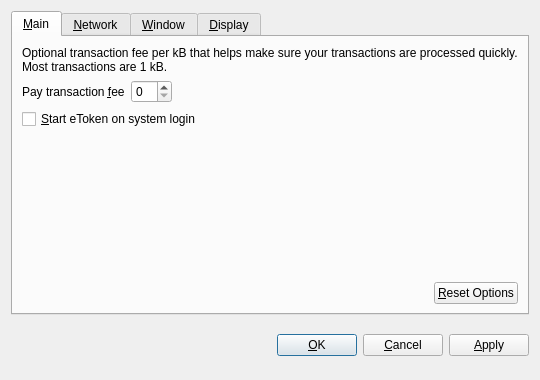
<?xml version="1.0" encoding="UTF-8"?>
<ui version="4.0">
 <class>OptionsDialog</class>
 <widget class="QDialog" name="OptionsDialog">
  <property name="geometry">
   <rect>
    <x>0</x>
    <y>0</y>
    <width>540</width>
    <height>380</height>
   </rect>
  </property>
  <property name="windowTitle">
   <string>Options</string>
  </property>
  <property name="modal">
   <bool>true</bool>
  </property>
  <layout class="QVBoxLayout" name="verticalLayout">
   <item>
    <widget class="QTabWidget" name="tabWidget">
     <property name="tabPosition">
      <enum>QTabWidget::North</enum>
     </property>
     <property name="currentIndex">
      <number>0</number>
     </property>
     <widget class="QWidget" name="tabMain">
      <attribute name="title">
       <string>&amp;Main</string>
      </attribute>
      <layout class="QVBoxLayout" name="verticalLayout_Main">
       <item>
        <widget class="QLabel" name="transactionFeeInfoLabel">
         <property name="text">
          <string>Optional transaction fee per kB that helps make sure your transactions are processed quickly. Most transactions are 1 kB.</string>
         </property>
         <property name="textFormat">
          <enum>Qt::PlainText</enum>
         </property>
         <property name="wordWrap">
          <bool>true</bool>
         </property>
        </widget>
       </item>
       <item>
        <layout class="QHBoxLayout" name="horizontalLayout_1_Main">
         <item>
          <widget class="QLabel" name="transactionFeeLabel">
           <property name="text">
            <string>Pay transaction &amp;fee</string>
           </property>
           <property name="textFormat">
            <enum>Qt::PlainText</enum>
           </property>
           <property name="buddy">
            <cstring>transactionFee</cstring>
           </property>
          </widget>
         </item>
         <item>
          <widget class="BitcoinAmountField" name="transactionFee"/>
         </item>
         <item>
          <spacer name="horizontalSpacer_1_Main">
           <property name="orientation">
            <enum>Qt::Horizontal</enum>
           </property>
           <property name="sizeHint" stdset="0">
            <size>
             <width>40</width>
             <height>20</height>
            </size>
           </property>
          </spacer>
         </item>
        </layout>
       </item>
       <item>
        <widget class="QCheckBox" name="bitcoinAtStartup">
         <property name="toolTip">
          <string>Automatically start eToken after logging in to the system.</string>
         </property>
         <property name="text">
          <string>&amp;Start eToken on system login</string>
         </property>
        </widget>
       </item>
       <item>
        <spacer name="verticalSpacer_Main">
         <property name="orientation">
          <enum>Qt::Vertical</enum>
         </property>
         <property name="sizeHint" stdset="0">
          <size>
           <width>20</width>
           <height>40</height>
          </size>
         </property>
        </spacer>
       </item>
       <item>
        <layout class="QHBoxLayout" name="horizontalLayout_2_Main">
         <item>
          <spacer name="horizontalSpacer_2_Main">
           <property name="orientation">
            <enum>Qt::Horizontal</enum>
           </property>
           <property name="sizeHint" stdset="0">
            <size>
             <width>40</width>
             <height>20</height>
            </size>
           </property>
          </spacer>
         </item>
         <item>
          <widget class="QPushButton" name="resetButton">
           <property name="toolTip">
            <string>Reset all client options to default.</string>
           </property>
           <property name="text">
            <string>&amp;Reset Options</string>
           </property>
           <property name="autoDefault">
            <bool>false</bool>
           </property>
          </widget>
         </item>
        </layout>
       </item>
      </layout>
     </widget>
     <widget class="QWidget" name="tabNetwork">
      <attribute name="title">
       <string>&amp;Network</string>
      </attribute>
      <layout class="QVBoxLayout" name="verticalLayout_Network">
       <item>
        <widget class="QCheckBox" name="mapPortUpnp">
         <property name="toolTip">
          <string>Automatically open the eToken client port on the router. This only works when your router supports UPnP and it is enabled.</string>
         </property>
         <property name="text">
          <string>Map port using &amp;UPnP</string>
         </property>
        </widget>
       </item>
       <item>
        <widget class="QCheckBox" name="connectSocks">
         <property name="toolTip">
          <string>Connect to the eToken network through a SOCKS proxy (e.g. when connecting through Tor).</string>
         </property>
         <property name="text">
          <string>&amp;Connect through SOCKS proxy:</string>
         </property>
        </widget>
       </item>
       <item>
        <layout class="QHBoxLayout" name="horizontalLayout_Network">
         <item>
          <widget class="QLabel" name="proxyIpLabel">
           <property name="text">
            <string>Proxy &amp;IP:</string>
           </property>
           <property name="textFormat">
            <enum>Qt::PlainText</enum>
           </property>
           <property name="buddy">
            <cstring>proxyIp</cstring>
           </property>
          </widget>
         </item>
         <item>
          <widget class="QValidatedLineEdit" name="proxyIp">
           <property name="maximumSize">
            <size>
             <width>140</width>
             <height>16777215</height>
            </size>
           </property>
           <property name="toolTip">
            <string>IP address of the proxy (e.g. 127.0.0.1)</string>
           </property>
          </widget>
         </item>
         <item>
          <widget class="QLabel" name="proxyPortLabel">
           <property name="text">
            <string>&amp;Port:</string>
           </property>
           <property name="textFormat">
            <enum>Qt::PlainText</enum>
           </property>
           <property name="buddy">
            <cstring>proxyPort</cstring>
           </property>
          </widget>
         </item>
         <item>
          <widget class="QLineEdit" name="proxyPort">
           <property name="maximumSize">
            <size>
             <width>55</width>
             <height>16777215</height>
            </size>
           </property>
           <property name="toolTip">
            <string>Port of the proxy (e.g. 9050)</string>
           </property>
          </widget>
         </item>
         <item>
          <widget class="QLabel" name="socksVersionLabel">
           <property name="text">
            <string>SOCKS &amp;Version:</string>
           </property>
           <property name="textFormat">
            <enum>Qt::PlainText</enum>
           </property>
           <property name="buddy">
            <cstring>socksVersion</cstring>
           </property>
          </widget>
         </item>
         <item>
          <widget class="QValueComboBox" name="socksVersion">
           <property name="toolTip">
            <string>SOCKS version of the proxy (e.g. 5)</string>
           </property>
          </widget>
         </item>
         <item>
          <spacer name="horizontalSpacer_Network">
           <property name="orientation">
            <enum>Qt::Horizontal</enum>
           </property>
           <property name="sizeHint" stdset="0">
            <size>
             <width>40</width>
             <height>20</height>
            </size>
           </property>
          </spacer>
         </item>
        </layout>
       </item>
       <item>
        <spacer name="verticalSpacer_Network">
         <property name="orientation">
          <enum>Qt::Vertical</enum>
         </property>
         <property name="sizeHint" stdset="0">
          <size>
           <width>20</width>
           <height>40</height>
          </size>
         </property>
        </spacer>
       </item>
      </layout>
     </widget>
     <widget class="QWidget" name="tabWindow">
      <attribute name="title">
       <string>&amp;Window</string>
      </attribute>
      <layout class="QVBoxLayout" name="verticalLayout_Window">
       <item>
        <widget class="QCheckBox" name="minimizeToTray">
         <property name="toolTip">
          <string>Show only a tray icon after minimizing the window.</string>
         </property>
         <property name="text">
          <string>&amp;Minimize to the tray instead of the taskbar</string>
         </property>
        </widget>
       </item>
       <item>
        <widget class="QCheckBox" name="minimizeOnClose">
         <property name="toolTip">
          <string>Minimize instead of exit the application when the window is closed. When this option is enabled, the application will be closed only after selecting Quit in the menu.</string>
         </property>
         <property name="text">
          <string>M&amp;inimize on close</string>
         </property>
        </widget>
       </item>
       <item>
        <spacer name="verticalSpacer_Window">
         <property name="orientation">
          <enum>Qt::Vertical</enum>
         </property>
         <property name="sizeHint" stdset="0">
          <size>
           <width>20</width>
           <height>40</height>
          </size>
         </property>
        </spacer>
       </item>
      </layout>
     </widget>
     <widget class="QWidget" name="tabDisplay">
      <attribute name="title">
       <string>&amp;Display</string>
      </attribute>
      <layout class="QVBoxLayout" name="verticalLayout_Display">
       <item>
        <layout class="QHBoxLayout" name="horizontalLayout_1_Display">
         <item>
          <widget class="QLabel" name="langLabel">
           <property name="text">
            <string>User Interface &amp;language:</string>
           </property>
           <property name="textFormat">
            <enum>Qt::PlainText</enum>
           </property>
           <property name="buddy">
            <cstring>lang</cstring>
           </property>
          </widget>
         </item>
         <item>
          <widget class="QValueComboBox" name="lang">
           <property name="toolTip">
            <string>The user interface language can be set here. This setting will take effect after restarting eToken.</string>
           </property>
          </widget>
         </item>
        </layout>
       </item>
       <item>
        <layout class="QHBoxLayout" name="horizontalLayout_2_Display">
         <item>
          <widget class="QLabel" name="unitLabel">
           <property name="text">
            <string>&amp;Unit to show amounts in:</string>
           </property>
           <property name="textFormat">
            <enum>Qt::PlainText</enum>
           </property>
           <property name="buddy">
            <cstring>unit</cstring>
           </property>
          </widget>
         </item>
         <item>
          <widget class="QValueComboBox" name="unit">
           <property name="toolTip">
            <string>Choose the default subdivision unit to show in the interface and when sending coins.</string>
           </property>
          </widget>
         </item>
        </layout>
       </item>
       <item>
        <widget class="QCheckBox" name="displayAddresses">
         <property name="toolTip">
          <string>Whether to show eToken addresses in the transaction list or not.</string>
         </property>
         <property name="text">
          <string>&amp;Display addresses in transaction list</string>
         </property>
        </widget>
       </item>
       <item>
        <widget class="QCheckBox" name="coinControlFeatures">
         <property name="toolTip">
          <string>Whether to show coin control features or not.</string>
         </property>
         <property name="text">
          <string>Display coin &amp;control features (experts only!)</string>
         </property>
        </widget>
       </item>
       <item>
        <spacer name="verticalSpacer_Display">
         <property name="orientation">
          <enum>Qt::Vertical</enum>
         </property>
         <property name="sizeHint" stdset="0">
          <size>
           <width>20</width>
           <height>40</height>
          </size>
         </property>
        </spacer>
       </item>
      </layout>
     </widget>
    </widget>
   </item>
   <item>
    <layout class="QHBoxLayout" name="horizontalLayout_Buttons">
     <item>
      <spacer name="horizontalSpacer_1">
       <property name="orientation">
        <enum>Qt::Horizontal</enum>
       </property>
       <property name="sizeHint" stdset="0">
        <size>
         <width>40</width>
         <height>48</height>
        </size>
       </property>
      </spacer>
     </item>
     <item>
      <widget class="QLabel" name="statusLabel">
       <property name="font">
        <font>
         <weight>75</weight>
         <bold>true</bold>
        </font>
       </property>
       <property name="text">
        <string/>
       </property>
       <property name="textFormat">
        <enum>Qt::PlainText</enum>
       </property>
       <property name="wordWrap">
        <bool>true</bool>
       </property>
      </widget>
     </item>
     <item>
      <spacer name="horizontalSpacer_2">
       <property name="orientation">
        <enum>Qt::Horizontal</enum>
       </property>
       <property name="sizeHint" stdset="0">
        <size>
         <width>40</width>
         <height>48</height>
        </size>
       </property>
      </spacer>
     </item>
     <item>
      <widget class="QPushButton" name="okButton">
       <property name="text">
        <string>&amp;OK</string>
       </property>
      </widget>
     </item>
     <item>
      <widget class="QPushButton" name="cancelButton">
       <property name="text">
        <string>&amp;Cancel</string>
       </property>
       <property name="autoDefault">
        <bool>false</bool>
       </property>
      </widget>
     </item>
     <item>
      <widget class="QPushButton" name="applyButton">
       <property name="text">
        <string>&amp;Apply</string>
       </property>
       <property name="autoDefault">
        <bool>false</bool>
       </property>
      </widget>
     </item>
    </layout>
   </item>
  </layout>
 </widget>
 <customwidgets>
  <customwidget>
   <class>BitcoinAmountField</class>
   <extends>QSpinBox</extends>
   <header>bitcoinamountfield.h</header>
  </customwidget>
  <customwidget>
   <class>QValueComboBox</class>
   <extends>QComboBox</extends>
   <header>qvaluecombobox.h</header>
  </customwidget>
  <customwidget>
   <class>QValidatedLineEdit</class>
   <extends>QLineEdit</extends>
   <header>qvalidatedlineedit.h</header>
  </customwidget>
 </customwidgets>
 <resources/>
 <connections/>
</ui>
